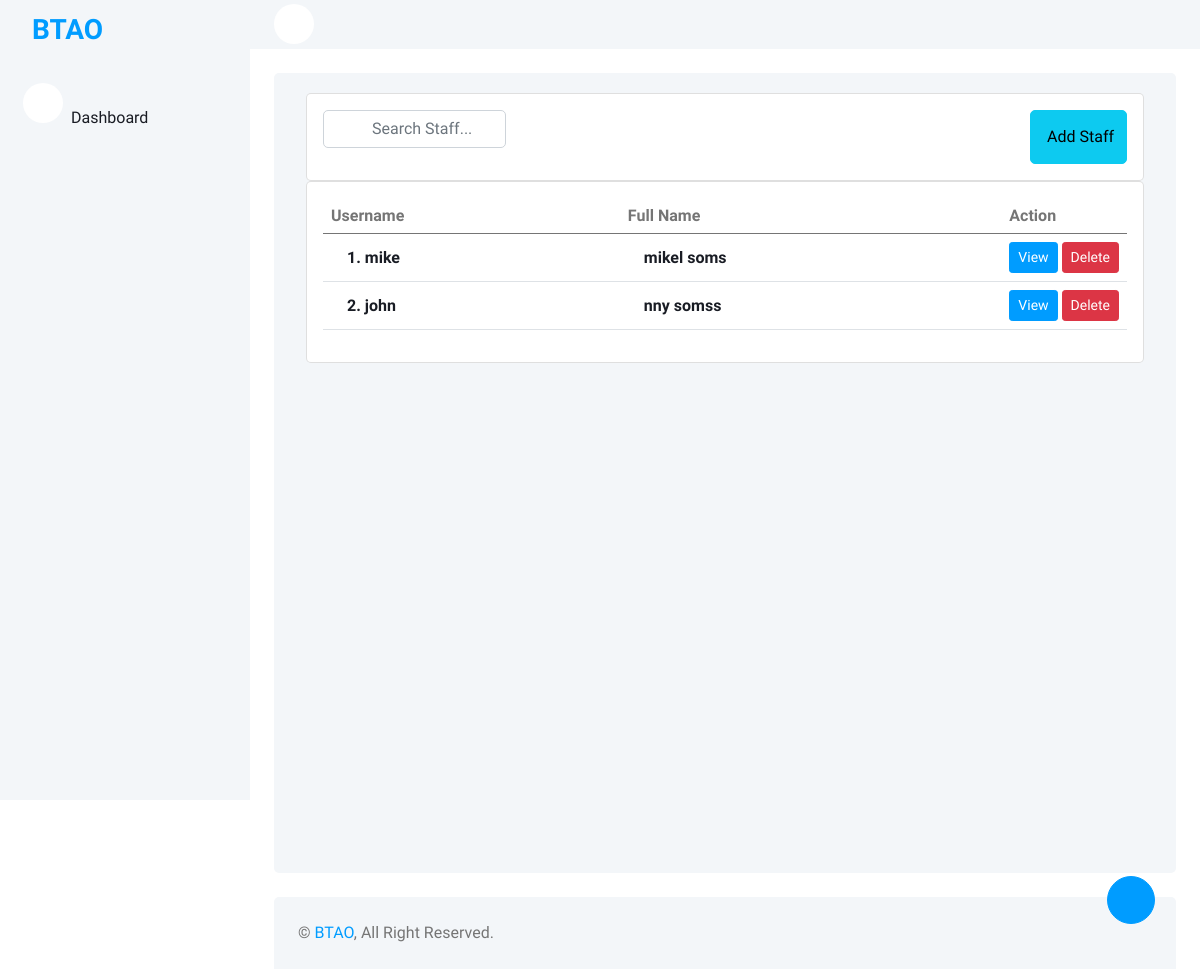
Screenshot of /pages/accounts.php?role=Staff with the database file from the repository.
### tables this page shows
CREATE TABLE `account` (
  `Id` tinyint(11) NOT NULL,
  `username` varchar(100) NOT NULL DEFAULT '',
  `password` varchar(100) NOT NULL,
  `firstName` varchar(150) DEFAULT NULL,
  `lastName` varchar(150) DEFAULT NULL,
  `status` varchar(255) DEFAULT 'Inactive',
  `role` varchar(20) DEFAULT NULL,
  `dateAdded` date DEFAULT NULL
);

### config/Models.php (called while the page is built, shortened)
<?php
include "CRUD.php";
function account() {
	$crud = new CRUD;
	$crud->table = "account";
	return $crud;
}
?>

### config/CRUD.php (called while the page is built)
<?php class CRUD{var $table;var $obj=array();function arrayToQuery($query){$query_array=array();foreach($query as $key=>$key_value){if($key_value=="NOW()"){$query_array[]="$key=$key_value";}else{$query_array[]="$key='".htmlspecialchars($key_value,ENT_QUOTES)."'";}}return implode(', ',$query_array);}function list($query=""){$query=$query?"where ".$query:"";$db=Database::connect();$pdo=$db->prepare("select * from $this->table $query");$pdo->execute();$result=$pdo->fetchAll(PDO::FETCH_OBJ);Database::disconnect();return $result;}function count($query=""){$query=$query?"where ".$query:"";$db=Database::connect();$pdo=$db->prepare("select * from $this->table $query");$pdo->execute();Database::disconnect();return $pdo->rowCount();}function get($args){$db=Database::connect();$pdo=$db->prepare("select * from $this->table where $args");$pdo->execute();$result=$pdo->fetch(PDO::FETCH_OBJ);Database::disconnect();return $result;}function create(){$object=$this->arrayToQuery($this->obj);$db=Database::connect();$pdo=$db->prepare("insert into $this->table set $object");$pdo->execute();Database::disconnect();}function update($args){$object=$this->arrayToQuery($this->obj);$db=Database::connect();$pdo=$db->prepare("update $this->table set $object where $args");$pdo->execute();Database::disconnect();}function delete($args){$db=Database::connect();$pdo=$db->prepare("delete from $this->table where $args");$pdo->execute();Database::disconnect();}} ?>

### pages/accounts.php (the view, shortened to what this page needs)
<?php
  $ROOT_DIR="../";
  include $ROOT_DIR . "templates/header.php";
  $role = $_GET['role'];
  $account_list = account()->list("role='$role'");
?>
<br>
      <div class="widget-content searchable-container list">
        <div class="card card-body">
          <div class="row">
            <div class="col-md-4 col-xl-3">
              <form class="position-relative">
                <input type="text" class="form-control product-search ps-5" id="input-search" placeholder="Search <?=$role?>..." />
              </form>
            </div>
            <div class="col-md-8 col-xl-9 text-end d-flex justify-content-md-end justify-content-center mt-3 mt-md-0">
              <a href="javascript:void(0)" id="btn-add-contact" class="btn btn-info d-flex align-items-center">
                <i class="ti ti-users text-white me-1 fs-5"></i> Add <?=$role;?>
              </a>
            </div>
          </div>
        </div>
        <div class="card card-body">
          <div class="table-responsive">
            <table class="table search-table align-middle text-nowrap">
              <thead class="header-item">
                <th>Username</th>
                <th>Full Name</th>
                <th width="10%">Action</th>
              </thead>
              <tbody>
                <?php
                $count = 0;
                foreach ($account_list as $row):
                  $count += 1;
                   ?>
                <tr class="search-items">
                  <td>
                    <div class="d-flex align-items-center">
                      <div class="ms-3">
                        <div class="user-meta-info">
                          <h6 class="user-name mb-0"
                          data-id="<?=$row->Id;?>"
                          data-username="<?=$row->username;?>"
                           data-firstName="<?=$row->firstName;?>"
                           data-lastName="<?=$row->lastName;?>"
                          ><?=$count;?>. <?=$row->username;?></h6>
                        </div>
                      </div>
                    </div>
                  </td>
                    <td>
                      <div class="d-flex align-items-center">
                        <div class="ms-3">
                          <div class="user-meta-info">
                            <h6 class="mb-0"><?=$row->firstName;?> <?=$row->lastName;?></h6>
                          </div>
                        </div>
                      </div>
                    </td>
                  <td>
                    <div class="action-btn">
                      <a href="javascript:void(0)" class="edit btn btn-sm btn-primary">
                        View
                      </a>
                      <a href="process.php?action=account-delete&Id=<?=$row->Id?>&role=<?=$role;?>" class="btn btn-danger btn-sm">
                        Delete
                      </a>
                    </div>
                  </td>
                </tr>
              <?php endforeach; ?>
              </tbody>
            </table>
          </div>
        </div>
      </div>
      <?php include $ROOT_DIR . "templates/footer.php"; ?>

### templates/css/style.css (style rules this page uses)
:root { --primary: #009CFF; --light: #F3F6F9; --dark: #191C24; }
.btn { transition: .5s; }
.btn.btn-primary { color: #FFFFFF; }

### rows the page displays
account: username "mike", firstName "mikel", lastName "soms"
account: username "john", firstName "nny", lastName "somss"

### other values shown
$role "Staff"
